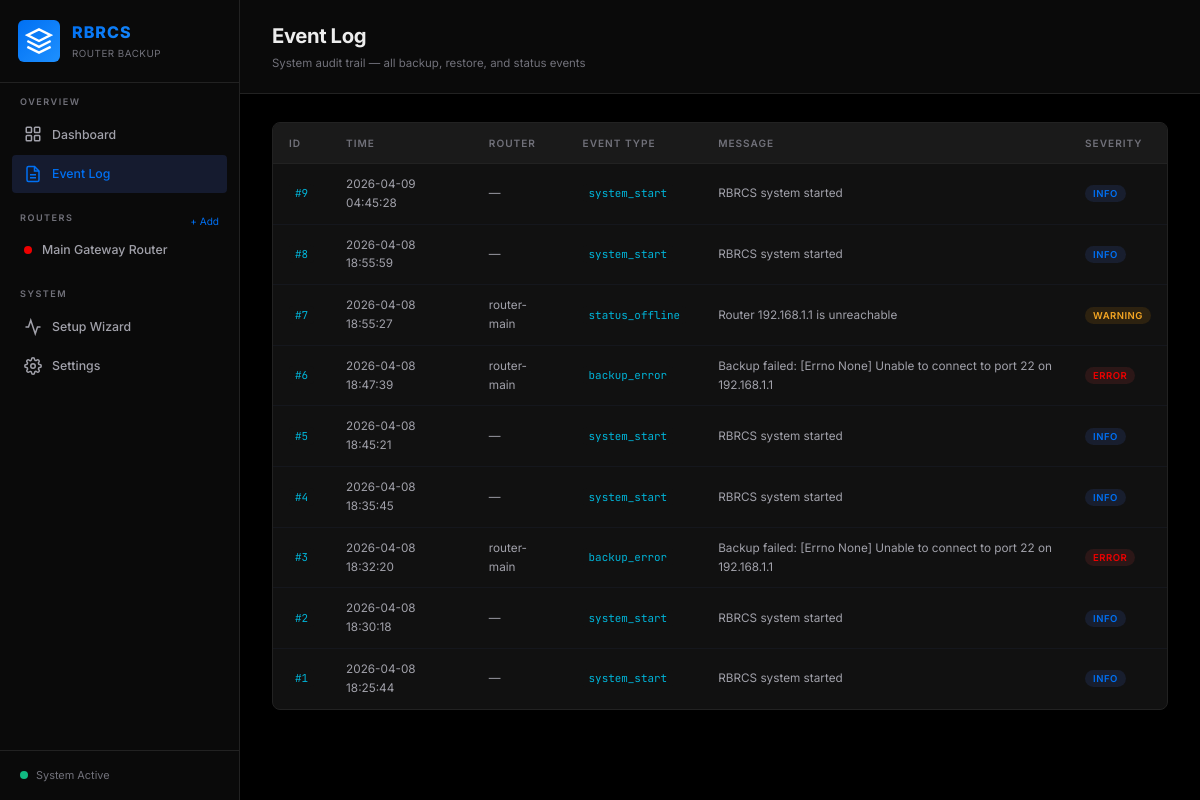
The page /events on the database as committed earlier.
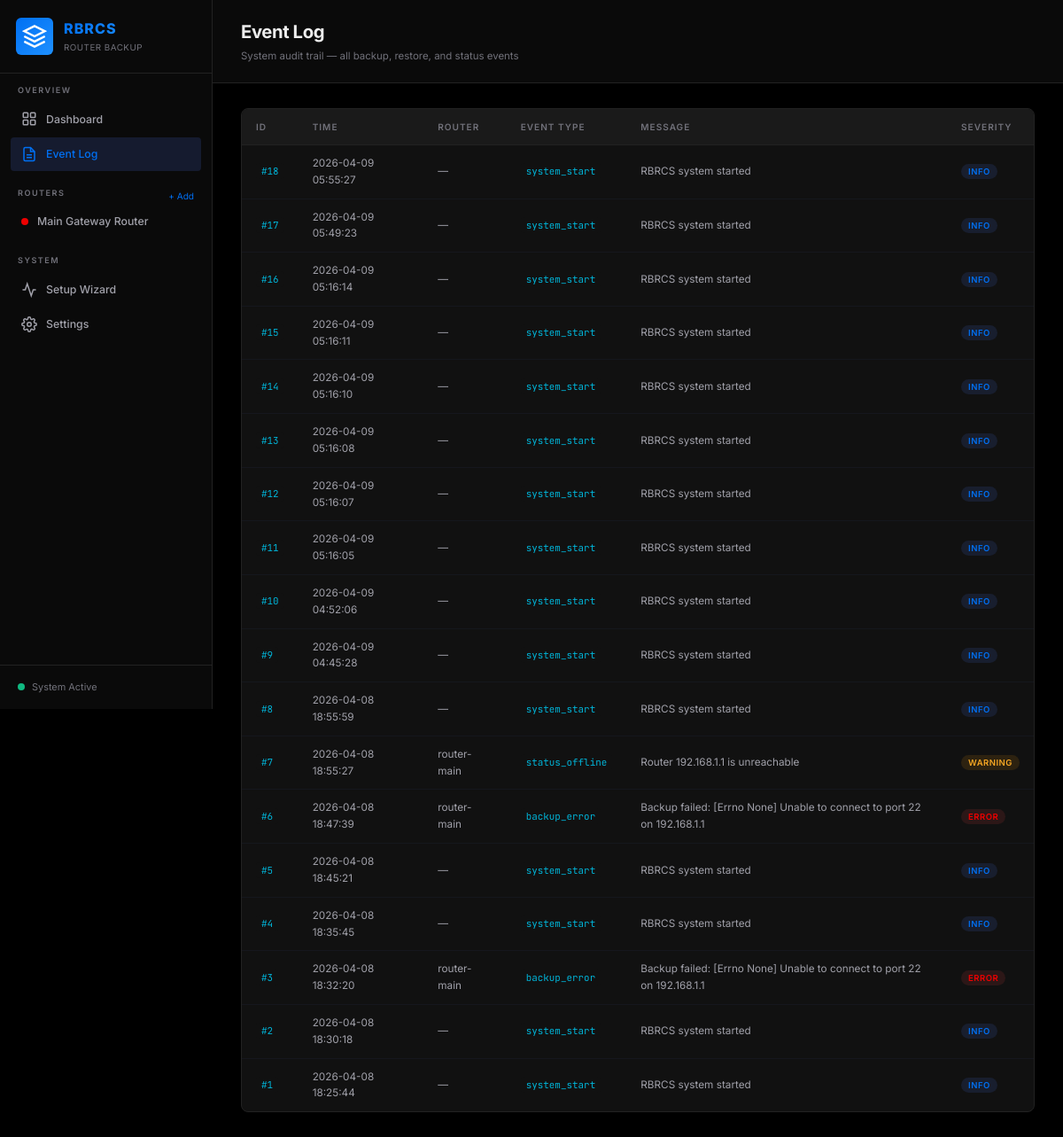
The same page on the database as committed later.
### tables this page shows
CREATE TABLE routers (
            id            TEXT PRIMARY KEY,
            name          TEXT NOT NULL,
            host          TEXT NOT NULL,
            port          INTEGER DEFAULT 22,
            device_type   TEXT NOT NULL,
            username      TEXT,
            password      TEXT,
            ssh_key_path  TEXT,
            enable_password TEXT,
            status        TEXT DEFAULT 'unknown',
            last_seen     DATETIME,
            last_backup   DATETIME,
            created_at    DATETIME DEFAULT CURRENT_TIMESTAMP
        );

CREATE TABLE events (
            id            INTEGER PRIMARY KEY AUTOINCREMENT,
            router_id     TEXT,
            event_type    TEXT NOT NULL,
            message       TEXT,
            severity      TEXT DEFAULT 'info',
            timestamp     DATETIME DEFAULT CURRENT_TIMESTAMP,
            FOREIGN KEY (router_id) REFERENCES routers(id) ON DELETE SET NULL
        );

### sample_zip/mnt/user-data/outputs/rbrcs.py (the view)
@app.route("/events")
def events_page():
    events = get_events(limit=200)
    return render_template("events.html", events=events)

### sample_zip/mnt/user-data/outputs/rbrcs.py (called while the page is built)
def get_db(db_path=None):
    path = db_path or DB_PATH
    conn = sqlite3.connect(path)
    conn.row_factory = sqlite3.Row
    conn.execute("PRAGMA journal_mode=WAL")      # Better concurrent access
    conn.execute("PRAGMA foreign_keys=ON")
    conn.execute("PRAGMA cache_size = -2000")    # 2MB cache, reduces disk I/O
    conn.execute("PRAGMA temp_store = MEMORY")   # Keep temporary tables/indices in memory
    return conn

def get_all_routers(db_path=None):
    conn = get_db(db_path)
    rows = conn.execute("SELECT * FROM routers ORDER BY name").fetchall()
    conn.close()
    return [dict(r) for r in rows]

def get_events(limit=100, router_id=None, db_path=None):
    conn = get_db(db_path)
    if router_id:
        rows = conn.execute("""
            SELECT * FROM events WHERE router_id = ?
            ORDER BY timestamp DESC LIMIT ?
        """, (router_id, limit)).fetchall()
    else:
        rows = conn.execute("""
            SELECT * FROM events ORDER BY timestamp DESC LIMIT ?
        """, (limit,)).fetchall()
    conn.close()
    return [dict(r) for r in rows]

@app.context_processor
def inject_sidebar_routers():
    return dict(sidebar_routers=get_all_routers())

### sample_zip/templates/events.html (shortened to what this page needs)
{% extends "base.html" %}
{% block page_title %}Event Log{% endblock %}
{% block page_subtitle %}System audit trail — all backup, restore, and status events{% endblock %}
{% block content %}
<div class="table-container">
    <table class="data-table" id="all-events-table">
        <thead>
            <tr>
                <th>ID</th>
                <th>Time</th>
                <th>Router</th>
                <th>Event Type</th>
                <th>Message</th>
                <th>Severity</th>
            </tr>
        </thead>
        <tbody>
            {% for event in events %}
            <tr>
                <td><code>#{{ event.id }}</code></td>
                <td>{{ event.timestamp }}</td>
                <td>{{ event.router_id or '—' }}</td>
                <td><code>{{ event.event_type }}</code></td>
                <td>{{ event.message }}</td>
                <td><span class="severity-badge {{ event.severity }}">{{ event.severity }}</span></td>
            </tr>
            {% endfor %}
        </tbody>
    </table>
</div>
{% endblock %}

### sample_zip/templates/base.html (shortened to what the changed rows need)
<!DOCTYPE html>
<html lang="en">
<head>
    <link rel="stylesheet" href="{{ url_for('static', filename='style.css') }}">
</head>
<body>
    <nav class="sidebar" id="sidebar">
        <div class="nav-section">
            <div style="display: flex; justify-content: space-between; align-items: center;">
                <span class="nav-section-title">Routers</span>
                <a href="{{ url_for('add_router_page') }}" style="color: var(--accent-blue); text-decoration: none; font-size: 0.72rem; padding-right: 8px;">+ Add</a>
            </div>
            {% for router in sidebar_routers %}
            <a href="{{ url_for('router_detail', router_id=router.id) }}" class="nav-link" id="nav-router-{{ router.id }}">
                <span class="status-dot {{ router.status }}"></span>
                {{ router.name }}
            </a>
            {% endfor %}
        </div>
    </nav>
    <main class="main-content" id="main-content">
        <header class="top-bar">
            <div class="page-title">
                <h1 id="page-heading">{% block page_title %}Dashboard{% endblock %}</h1>
            </div>
        </header>
        <div class="content-area">
            {% block content %}{% endblock %}
        </div>
    </main>
</body>
</html>

Rows that differ between the two databases and show on the page:
added events: id "18", timestamp "2026-04-09 05:55:27", router_id "—", event_type "system_start", message "RBRCS system started", severity "INFO"
added events: id "17", timestamp "2026-04-09 05:49:23", router_id "—", event_type "system_start", message "RBRCS system started", severity "INFO"
added events: id "16", timestamp "2026-04-09 05:16:14", router_id "—", event_type "system_start", message "RBRCS system started", severity "INFO"
added events: id "15", timestamp "2026-04-09 05:16:11", router_id "—", event_type "system_start", message "RBRCS system started", severity "INFO"
added events: id "14", timestamp "2026-04-09 05:16:10", router_id "—", event_type "system_start", message "RBRCS system started", severity "INFO"
added events: id "13", timestamp "2026-04-09 05:16:08", router_id "—", event_type "system_start", message "RBRCS system started", severity "INFO"
added events: id "12", timestamp "2026-04-09 05:16:07", router_id "—", event_type "system_start", message "RBRCS system started", severity "INFO"
added events: id "11", timestamp "2026-04-09 05:16:05", router_id "—", event_type "system_start", message "RBRCS system started", severity "INFO"
added events: id "10", timestamp "2026-04-09 04:52:06", router_id "—", event_type "system_start", message "RBRCS system started", severity "INFO"
